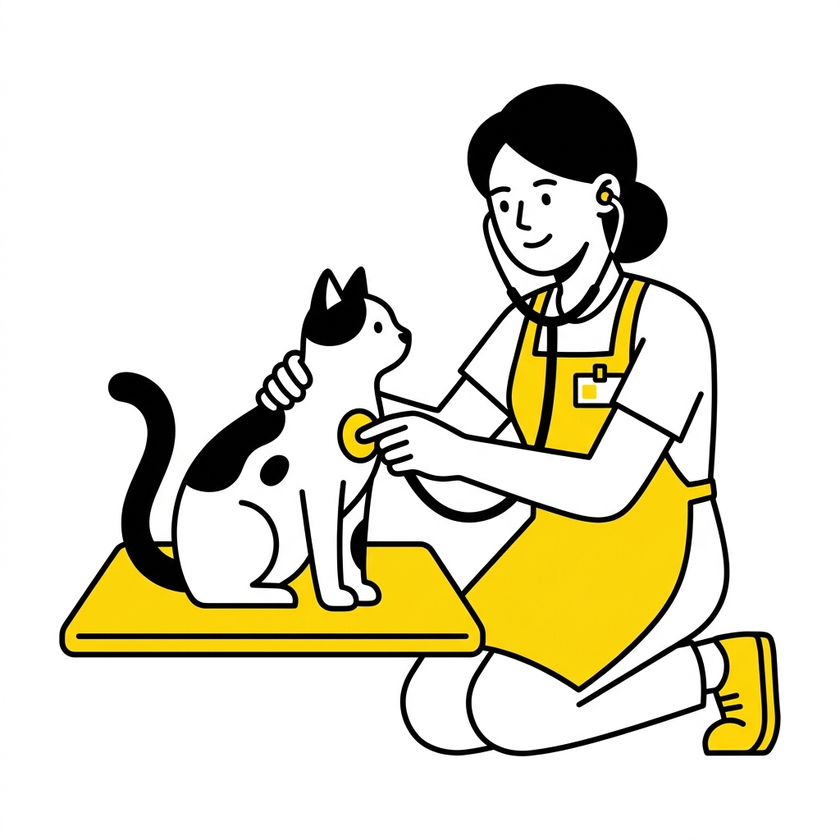
#> input picture src/assets/images/illustration-medical-new.png, 840 x 840 px, shrunk from 1024 x 1024 before the run
$ python crop_drawn_cats.py
#> lines starting #> are read from the running program, lines starting #| are printed output that depends on the picture
from PIL import Image

def crop_right_half(img_path, out_path, crop_percent=0.4):
#> called with crop_percent = 0.4
    img = Image.open(img_path).convert("RGBA")
    w, h = img.size
#> w = 840; h = 840

    # Crop the right %
    crop_w = int(w * (1 - crop_percent))
#> crop_w = 504
    cropped = img.crop((0, 0, crop_w, h))
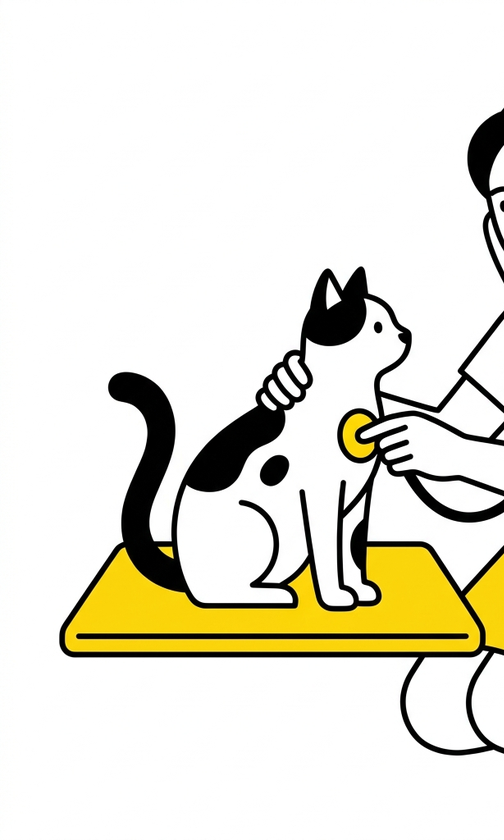
#> cropped: PIL image 504x840 RGBA; mean R, G, B, A 230.5, 228.2, 215.6, 255
    cropped.save(out_path)

def crop_left_half(img_path, out_path, crop_percent=0.4):
#> called with crop_percent = 0.4
    img = Image.open(img_path).convert("RGBA")
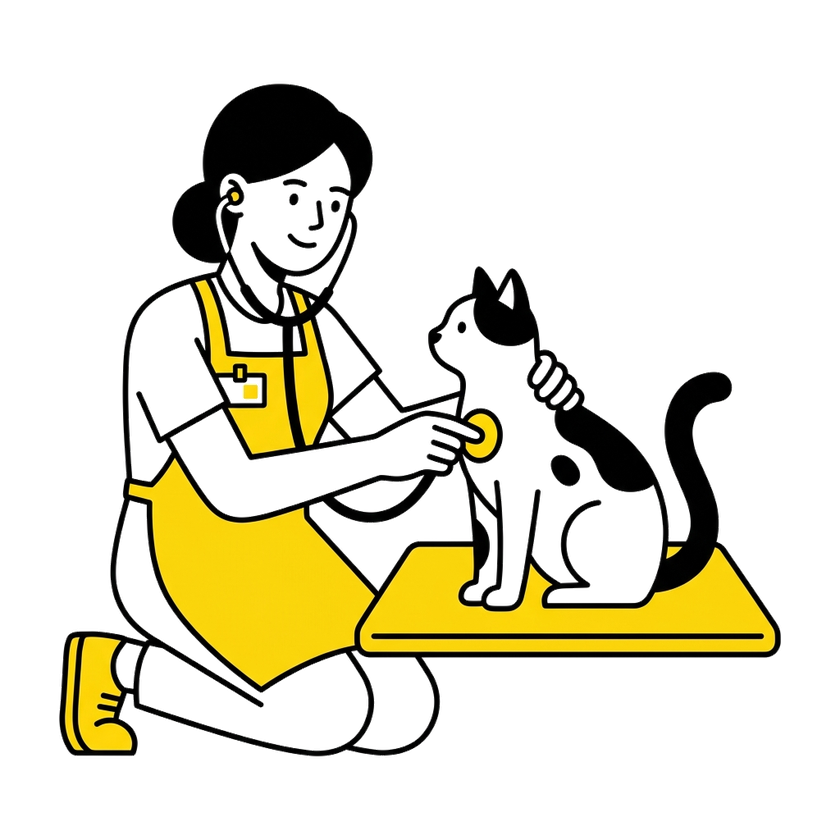
#> input picture src/assets/images/illustration-medical-2.png, 840 x 840 px, shrunk from 1024 x 1024 before the run
#> img is the input picture: PIL image 840x840 RGBA; mean R, G, B, A 29.8, 26.4, 8.1, 52.9
    w, h = img.size
#> w = 840; h = 840

    # Crop the left %
    crop_w = int(w * crop_percent)
#> crop_w = 336
    cropped = img.crop((crop_w, 0, w, h))
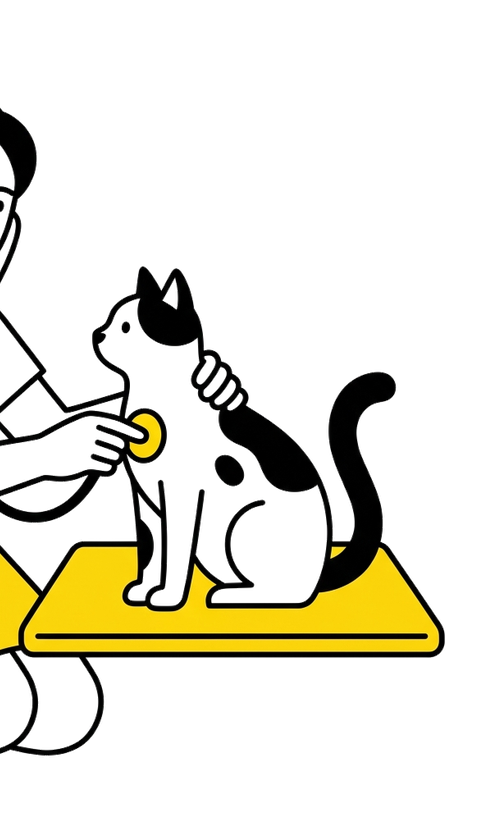
#> cropped: PIL image 504x840 RGBA; mean R, G, B, A 21.9, 19.5, 7, 42; transparent parts drawn white
    cropped.save(out_path)

try:
    # illustration-medical-new.png: vet is likely on left, so crop right side (cat)
    crop_right_half('src/assets/images/illustration-medical-new.png', 'src/assets/images/illustration-medical-new.png', crop_percent=0.4)
    # illustration-medical-2.png: mirrored! so vet is on right, crop left side (cat)
    crop_left_half('src/assets/images/illustration-medical-2.png', 'src/assets/images/illustration-medical-2.png', crop_percent=0.4)
    print("Cropped successfully to remove the cats.")
except Exception as e:
    print("Error:", e)
